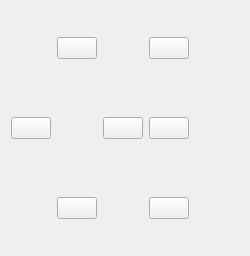
<?xml version="1.0" encoding="UTF-8"?>
<ui version="4.0">
 <class>alignmentWidget</class>
 <widget class="QWidget" name="alignmentWidget">
  <property name="geometry">
   <rect>
    <x>0</x>
    <y>0</y>
    <width>250</width>
    <height>256</height>
   </rect>
  </property>
  <property name="sizePolicy">
   <sizepolicy hsizetype="Expanding" vsizetype="Expanding">
    <horstretch>0</horstretch>
    <verstretch>1</verstretch>
   </sizepolicy>
  </property>
  <property name="minimumSize">
   <size>
    <width>250</width>
    <height>0</height>
   </size>
  </property>
  <property name="maximumSize">
   <size>
    <width>400</width>
    <height>16777215</height>
   </size>
  </property>
  <property name="windowTitle">
   <string>Form</string>
  </property>
  <layout class="QGridLayout" name="gridLayout_2">
   <item row="0" column="0">
    <layout class="QGridLayout" name="gridLayout">
     <item row="0" column="1">
      <widget class="QPushButton" name="moveUppushButton">
       <property name="text">
        <string/>
       </property>
      </widget>
     </item>
     <item row="2" column="0">
      <spacer name="verticalSpacer_2">
       <property name="orientation">
        <enum>Qt::Vertical</enum>
       </property>
       <property name="sizeHint" stdset="0">
        <size>
         <width>20</width>
         <height>40</height>
        </size>
       </property>
      </spacer>
     </item>
     <item row="1" column="0">
      <widget class="QPushButton" name="moveLeftpushButton">
       <property name="text">
        <string/>
       </property>
      </widget>
     </item>
     <item row="1" column="1">
      <spacer name="verticalSpacer">
       <property name="orientation">
        <enum>Qt::Vertical</enum>
       </property>
       <property name="sizeHint" stdset="0">
        <size>
         <width>20</width>
         <height>40</height>
        </size>
       </property>
      </spacer>
     </item>
     <item row="1" column="2">
      <widget class="QPushButton" name="moveRightpushButton">
       <property name="text">
        <string/>
       </property>
      </widget>
     </item>
     <item row="0" column="0">
      <spacer name="verticalSpacer_3">
       <property name="orientation">
        <enum>Qt::Vertical</enum>
       </property>
       <property name="sizeHint" stdset="0">
        <size>
         <width>20</width>
         <height>40</height>
        </size>
       </property>
      </spacer>
     </item>
     <item row="1" column="5">
      <spacer name="horizontalSpacer">
       <property name="orientation">
        <enum>Qt::Horizontal</enum>
       </property>
       <property name="sizeHint" stdset="0">
        <size>
         <width>40</width>
         <height>20</height>
        </size>
       </property>
      </spacer>
     </item>
     <item row="0" column="3">
      <widget class="QPushButton" name="rotateRightpushButton">
       <property name="text">
        <string/>
       </property>
      </widget>
     </item>
     <item row="1" column="3">
      <widget class="QPushButton" name="rotateLeftpushButton">
       <property name="text">
        <string/>
       </property>
      </widget>
     </item>
     <item row="2" column="3">
      <widget class="QPushButton" name="scalepushButton">
       <property name="text">
        <string/>
       </property>
      </widget>
     </item>
     <item row="2" column="1">
      <widget class="QPushButton" name="moveDownpushButton">
       <property name="text">
        <string/>
       </property>
      </widget>
     </item>
    </layout>
   </item>
  </layout>
 </widget>
 <resources/>
 <connections/>
</ui>
